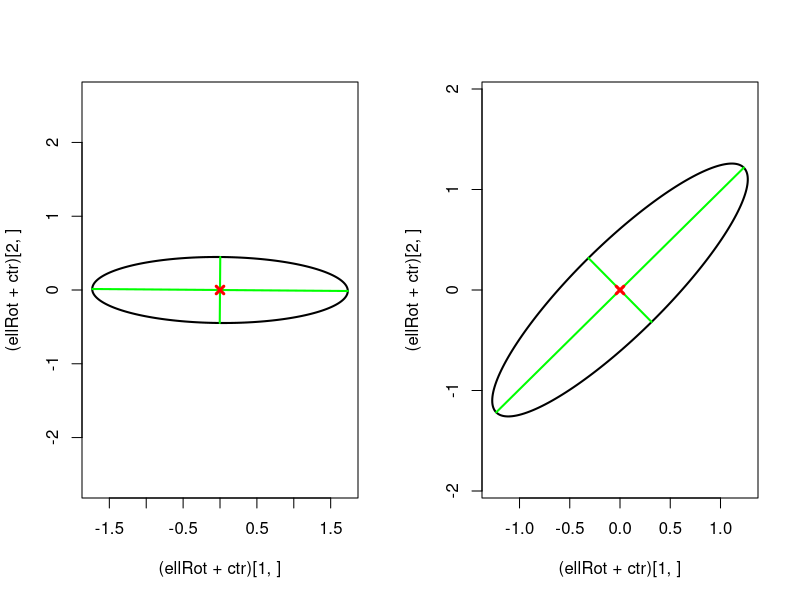
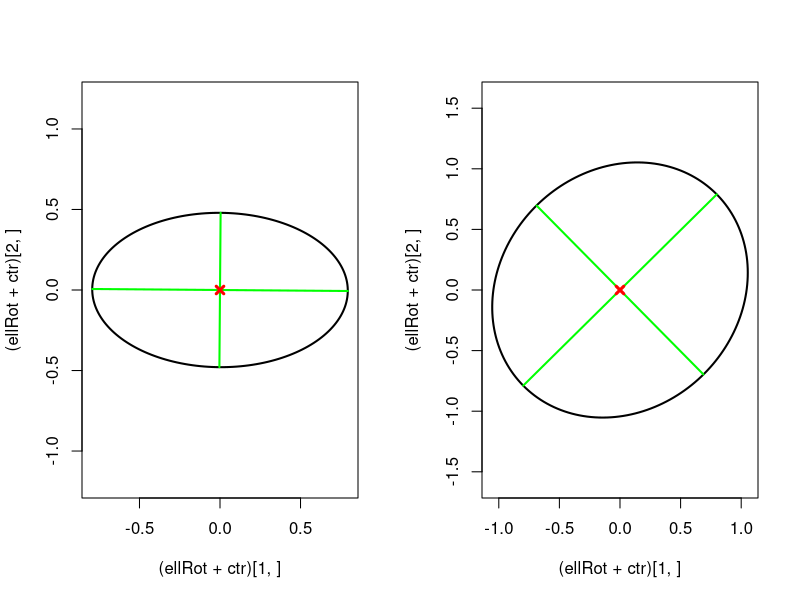
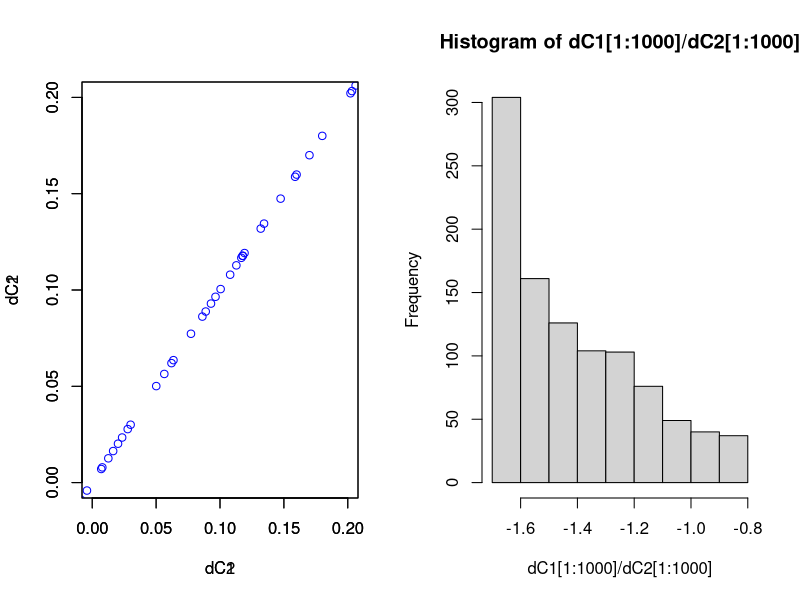
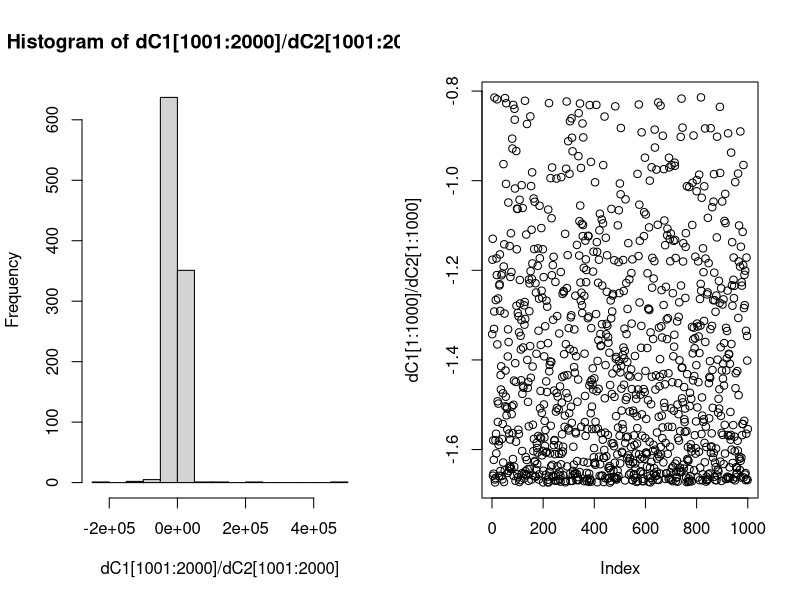
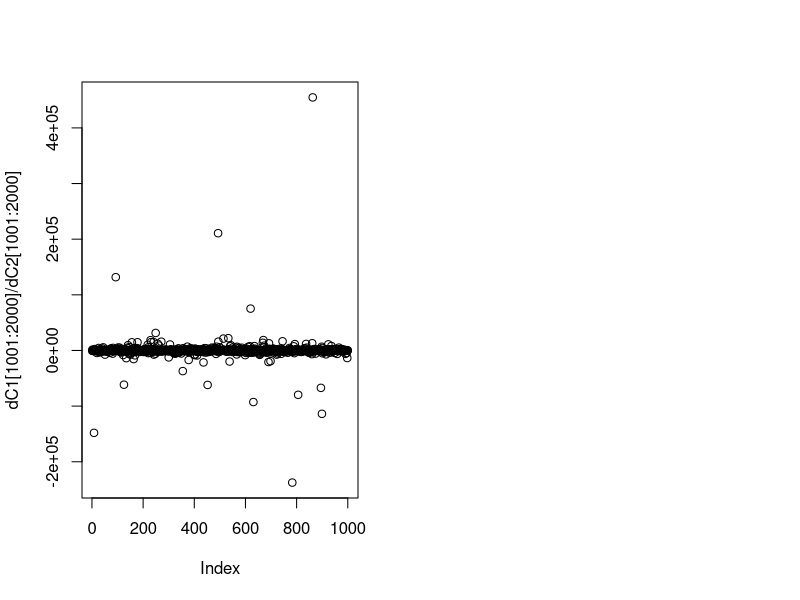
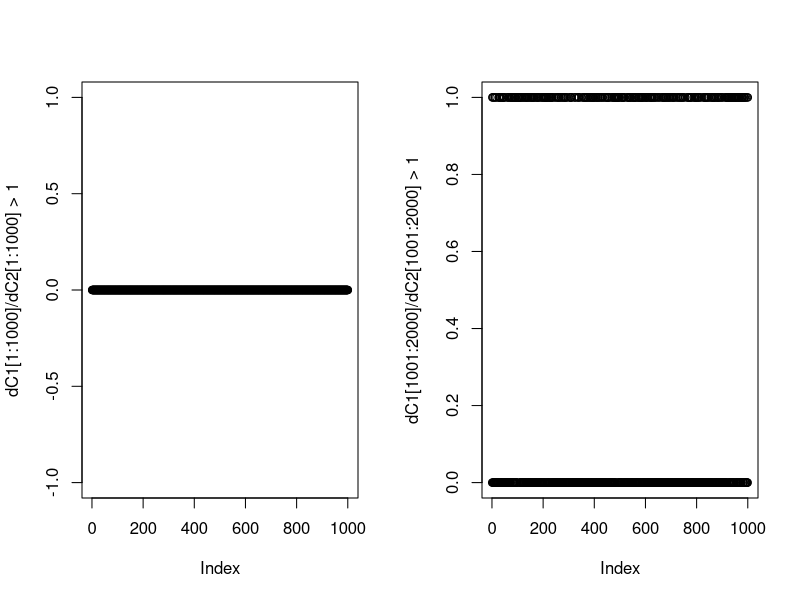

Source code (R) for these figures, in order:
#######
### try to generate data that could work with mixture of Matrix-Langevins 
### but may not work with mixture of wisharts
### 
#######
#### case 1: generate two sets of data with M_1,M_2 keeping D same

trace <-function(X){
  if(dim(X)[1] > 1)
    if(dim(X)[1] == dim(X)[2])
      return(sum(diag(X)))
}

dwishart <-function(x,n,V){
  p = dim(x)[2]
  log_density = (n-p-1)/2*log(det(x)) - trace(  solve(V)%*%x  )/2 - n*p/2*log(2) -
                n/2*log(det(V)) - p*(p-1)/4*log(pi) - sum(lgamma(n/2-(seq(1:p)-1)/2))     
  d = (log_density) 

  return(d)
}

drawEllipse <-function(M){

  if(sum(   (t(M)%*%M-diag(dim(t(M)%*%M)[2]))^2  )<.0001) {  A=M%*%diag(c(3,0.2))%*%t(M);
  }  else {A=M; print(A)}
  #if(!sum(t(M)%*%M-diag(dim(t(M)%*%M)[2]))^2) {  A=M}
  
  ctr    <- c(0, 0)                               # data centroid -> colMeans(dataMatrix)
  #A      <- matrix(c(2.2, 0.4, 0.4, 2.8), nrow=2) # covariance matrix -> cov(dataMatrix)
  #RR     <- chol(A)                               # Cholesky decomposition
  angles <- seq(0, 2*pi, length.out=200)          # angles for ellipse
  #ell    <- 1 * cbind(cos(angles), sin(angles)) %*% RR  # ellipse scaled with factor 1
  #ellCtr <- sweep(ell, 2, ctr, "+")               # center ellipse to the data centroid
  #plot(ellCtr, type="l", lwd=2, asp=1)            # plot ellipse
  #points(ctr[1], ctr[2], pch=4, lwd=2)            # plot data centroid

  eigVal  <- eigen(A)$values
  eigVec  <- eigen(A)$vectors
  eigScl  <- eigVec %*% diag(sqrt(eigVal))  # scale eigenvectors to length = square-root
  xMat    <- rbind(ctr[1] + eigScl[1, ], ctr[1] - eigScl[1, ])
  yMat    <- rbind(ctr[2] + eigScl[2, ], ctr[2] - eigScl[2, ])
  ellBase <- cbind(sqrt(eigVal[1])*cos(angles), sqrt(eigVal[2])*sin(angles)) # normal ellipse
  ellRot  <- eigVec %*% t(ellBase)                                          # rotated ellipse
  plot((ellRot+ctr)[1, ], (ellRot+ctr)[2, ], asp=1, type="l", lwd=2)
  matlines(xMat, yMat, lty=1, lwd=2, col="green")
  points(ctr[1], ctr[2], pch=4, col="red", lwd=3)
}

estWishartParam <-function(C1){

  N = dim(C1)[3]
  E_X_1 = apply(C1,c(1,2),'mean')
  V_X_1 = apply(C1,c(1,2),'var')
  V1 = diag(2)
  
  V1[1,1] = 0.5*V_X_1[1,1]/E_X_1[1,1]
  V1[2,2] = 0.5*V_X_1[2,2]/E_X_1[2,2]
  K1 = V1[1,1]*V1[2,2]
  R1 = V_X_1[1,2]/E_X_1[1,2]
  V1[1,2] = V1[2,1] = (R1+sqrt(R1*R1-4*K1))/2
  
  
  df = (E_X_1[1,1]+E_X_1[1,2]+E_X_1[2,2])/(V1[1,1]+V1[1,2]+V1[2,2])
  
  return(list(V=V1,df=df))
}

NR_method_for_wishart <-function(C1,n_old=2,MAX_ITER = 50){

  N = dim(C1)[3]
  S1 = mean(log(apply(C1, 3, 'det'))) # \frac{1}{N}\sum_{i=1}^{N}log(|X_i|)
  S2 = log(det(apply(C1, c(1,2), 'sum')))
  iter = 1
  
  while(iter < MAX_ITER){
    
    f_n_old = digamma(n_old/2) + digamma((n_old-1)/2) - 2* log(N*n_old/2) + S2 - S1
    f_prime_n_old = 0.5*(trigamma(n_old/2) + trigamma((n_old-1)/2)) - 2/n_old
  
    n_new = n_old - f_n_old/f_prime_n_old
    cat(n_new,"\n")
    n_old = n_new
    iter = iter+1
  }
  return(n_new)
}


N = 1000
C1 = array(rep(N*2*2),c(2,2,N))
C2 = array(rep(N*2*2),c(2,2,N))
C = array(rep(N*2*2),c(2,2,2*N))

Theta_1 = rep(0,N)
Theta_2 = rep(0,N)

for(i in 1:N){
  D_1 = (diag(c(6,2)+rep(runif(1,0,0.5),2)))/10
  theta = (pi/2) + runif(1,0,0.02)
  M_1 = matrix(c(sin(theta),cos(theta),-cos(theta),sin(theta)),nrow=2)
  C1[,,i] = M_1%*%D_1%*%t(M_1)  
  Theta_1[i] = theta
  
  D_2 = (diag(c(6,3)+rep(runif(1,0,10),2)))/10
  theta = (pi/4+ runif(1,0,0.02))
  M_2 = matrix(c(sin(theta),cos(theta),-cos(theta),sin(theta)),nrow=2)
  C2[,,i] = M_2%*%D_2%*%t(M_2)
  Theta_2[i] = theta
}

C[,,1:N] = C1
C[,,((N+1):(2*N))] = C2

par(mfrow=c(1,2))
drawEllipse(eigen(C1[,,200])$vectors)
drawEllipse(eigen(C2[,,200])$vectors)

par(mfrow=c(1,2))
drawEllipse((C1[,,200]))
drawEllipse((C2[,,200]))

n1 = NR_method_for_wishart(C1,3)
V1 = apply(C1,c(1,2),'mean')/n1

n2 = NR_method_for_wishart(C2,3)
V2 = apply(C2,c(1,2),'mean')/n2

library(MCMCpack)

dC1 = apply(C,3,function(x){dwish(x,n1,V1)})
dC2 = apply(C,3,function(x){dwish(x,n2,V2)})

dC3 = apply(C,3,function(x){dwishart(x,n1,V1)})
dC4 = apply(C,3,function(x){dwishart(x,n2,V2)})

dC1=dC3
dC2=dC4
plot(dC1,dC1,col='red',xlim = c(0,0.2), ylim=c(0,0.2))
par(new=T)
plot(dC2,dC2,col='blue',xlim = c(0,0.2), ylim = c(0,0.2))

hist(dC1[1:1000]/dC2[1:1000])
hist(dC1[1001:2000]/dC2[1001:2000])

plot(dC1[1:1000]/dC2[1:1000])
plot(dC1[1001:2000]/dC2[1001:2000])
 
which(dC1/dC2>1)
par(mfrow=c(1,2))
plot(dC1[1:1000]/dC2[1:1000]>1)
plot(dC1[1001:2000]/dC2[1001:2000]>1)
sum(dC1/dC2>1)

# simulation setup may me. same direction but different scale. Wishart will give different result. Non identification of fiber.

#### data generation from wishart to test how robust our estimators are
X = rWishart(10000,3.4,diag(c(0.2,1)))

X1 = X
X1 = apply(X,3,function(y){ z =  y+diag(rep(runif(1,0,0.5),2)); return (matrix(z,nrow=2))} )
X1 = array(X1,c(2,2,N))
n1 = NR_method_for_wishart(X1,3)
V1 = apply(X1,c(1,2),'mean')/n1

X2 = X
X2 = apply(X,3,function(y){ z =  y+diag(rep(runif(1,0,50),2)); return (matrix(z,nrow=2))} )
X2 = array(X2,c(2,2,N))
n2 = NR_method_for_wishart(X2,3)
V2 = apply(X2,c(1,2),'mean')/n2
